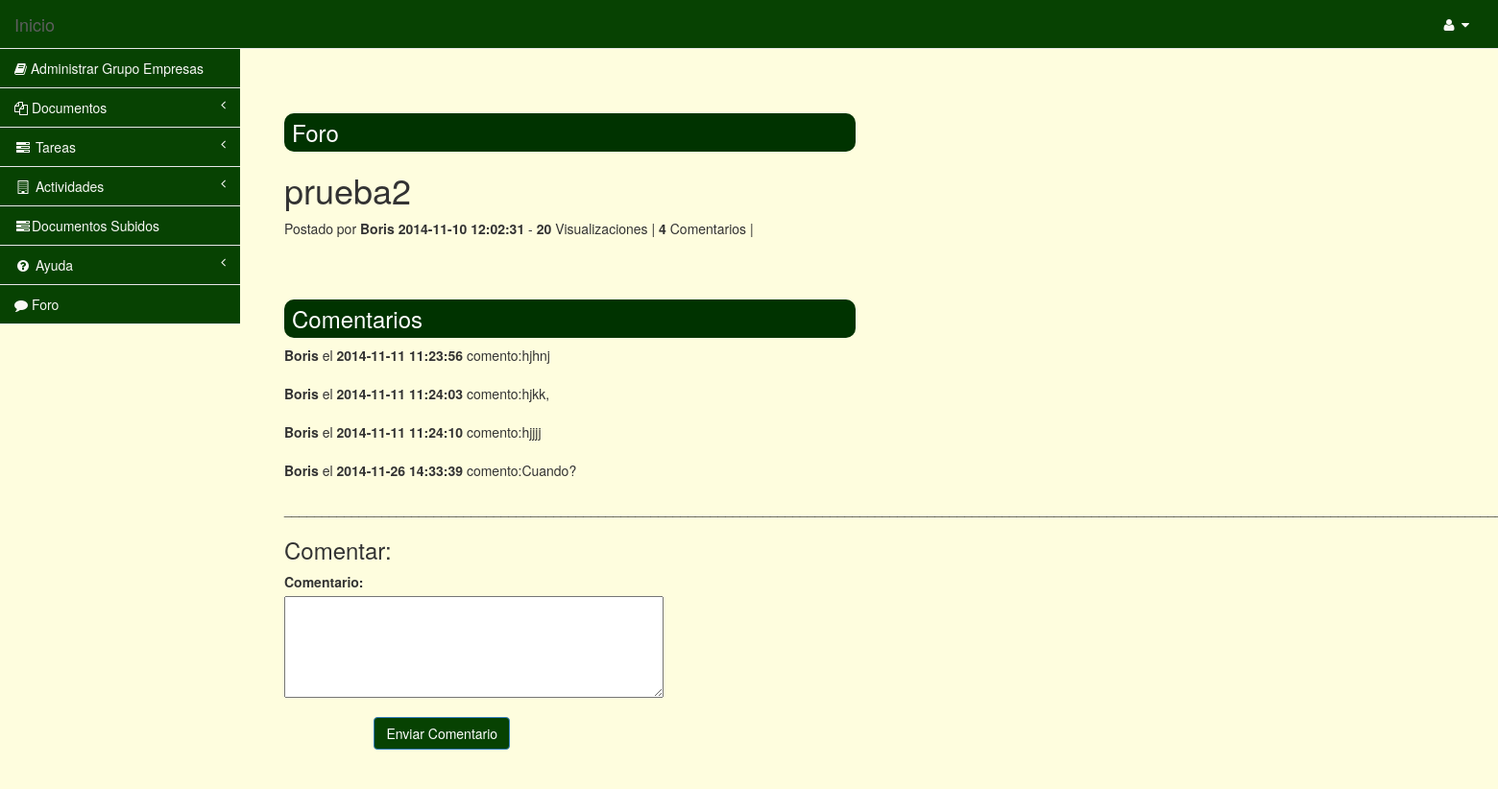
Page /Vista/noticia.php?id=2 on the earlier database version.
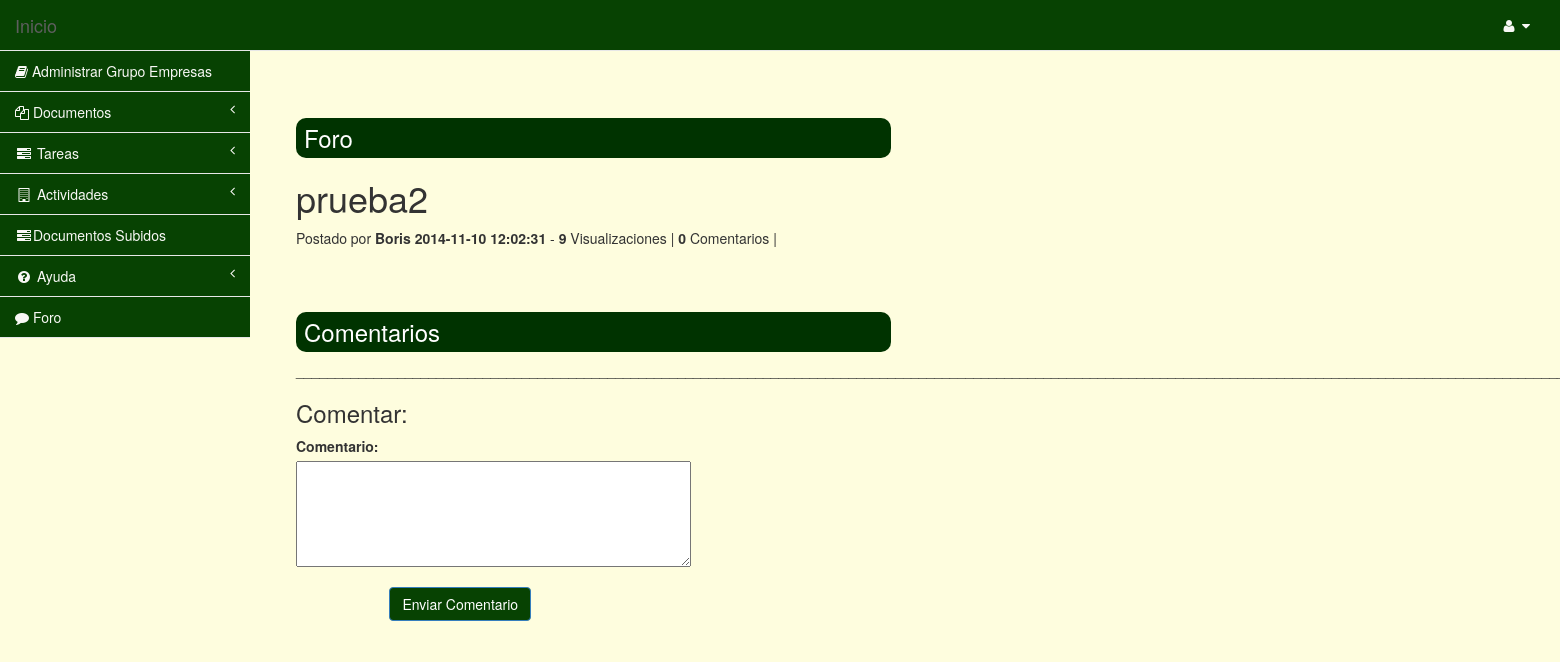
Same page on the later database version.
### tables this page shows
CREATE TABLE IF NOT EXISTS `noticias` (
  `ID_N` int(11) NOT NULL AUTO_INCREMENT,
  `NOMBRE_U` varchar(50) NOT NULL,
  `TITULO` text NOT NULL,
  `FECHA_N` datetime NOT NULL,
  `VIEWS` int(11) NOT NULL,
  `TEXTO` text NOT NULL,
  PRIMARY KEY (`ID_N`,`NOMBRE_U`),
  KEY `fk_noticias_usuario1_idx` (`NOMBRE_U`)
);

CREATE TABLE IF NOT EXISTS `comentarios` (
  `ID_C` int(11) NOT NULL AUTO_INCREMENT,
  `NOMBRE_U` varchar(50) NOT NULL,
  `ID_N` int(11) NOT NULL,
  `COMENTARIO` text NOT NULL,
  `FECHA_C` datetime NOT NULL,
  `AUTOR_C` text NOT NULL,
  PRIMARY KEY (`ID_C`,`NOMBRE_U`,`ID_N`),
  KEY `fk_comentarios_noticias1_idx` (`ID_N`,`NOMBRE_U`)
);

### Vista/noticia.php (the view, shortened to what this page needs)
<?php
 $UsuarioActivo = $_SESSION['usuario'];
?>
<html>
<head>
    <link href="../Librerias/css/bootstrap.min.css" rel="stylesheet">
    <link href="../Librerias/font-awesome/css/font-awesome.css" rel="stylesheet">
    <link href="../Librerias/css/plugins/morris/morris-0.4.3.min.css" rel="stylesheet">
    <link href="../Librerias/css/plugins/timeline/timeline.css" rel="stylesheet">
    <link href="../Librerias/css/sb-admin.css" rel="stylesheet">
<link href="css/style.css" rel="stylesheet" type="text/css" />
</head>
<body>
    <div id="wrapper">
        <nav class="navbar navbar-default navbar-fixed-top" role="navigation" style="margin-bottom: 0">
            <div class="navbar-header">
                <a class="navbar-brand" href="inicio_asesor.php">Inicio </a>
            </div>
            <ul class="nav navbar-top-links navbar-right">
                <li class="dropdown">
                    <a class="dropdown-toggle" data-toggle="dropdown" href="#">
                        <?php echo $UsuarioActivo.' '; ?><i class="fa fa-user fa-fw"></i>  <i class="fa fa-caret-down"></i>
                    </a>
                </li>
            </ul>
            <div class="navbar-default navbar-static-side" role="navigation">
                <div class="sidebar-collapse">
                    <ul class="nav" id="side-menu">
                        <li>
                            <a href="AdministrarGrupoEmpresa.php"><i class="fa fa-book"></i> Administrar Grupo Empresas</a>
                        </li>
                        <li>
                            <a href="#"><i class="fa fa-bar-chart-o fa-files-o "></i> Documentos <span class="fa arrow"></span></a>
                        </li>
                         <li>
                            <a href="#"><i class="fa fa-tasks fa-fw"></i> Tareas<span class="fa arrow"></span></a>
                        </li>
                        <li>
                            <a href="#"><i class="fa fa-building-o fa-fw"></i> Actividades<span class="fa arrow"></span></a>
                        </li>
                         <li>
                              <a href="lista_doc_subidos.php"><i class="fa fa-tasks fa-fw"></i>Documentos Subidos </a>
                          </li>
                        <li>
                            <a href="#"><i class="fa fa-question-circle fa-fw"></i> Ayuda <span class="fa arrow"></span></a>
                        </li>
                        <li>
                            <a href="lista-de-noticias.php"><i class="fa fa-comment"></i> Foro</a>
                        </li>
                    </ul>
                </div>
            </div>
        </nav>
        <div id="page-wrapper">
            <div class="row">
                <div class="col-lg-12">
                    <div class="col-lg-6" >
                         <div class="mainbar">
                                            <div class="article"><br><br>
                            <h2><span>Foro</span></h2>
                        </div>
                    </div>
                        <?php
$id = $_GET['id'];
$selecionar_db = "SELECT * FROM noticias WHERE ID_N = '$id'";
$final = mysql_query($selecionar_db);
while ($new=mysql_fetch_array($final)) {
$id = $new["ID_N"];
$autor = $new["NOMBRE_U"];
$titulo = $new["TITULO"];
$date = $new["FECHA_N"];
$views = $new["VIEWS"];
$comentarios_db = "SELECT * FROM comentarios WHERE ID_N='$id'";
$comentarios_db = mysql_query($comentarios_db);
$comentarios = mysql_num_rows($comentarios_db);
echo "<h1>$titulo</h1><p>Postado por <b>$autor</b>  <b>$date</b> - <b>$views</b> Visualizaciones | <b>$comentarios</b> Comentarios | ";
?>
 <div class="mainbar">
                                            <div class="article"><br><br>
                            <h2><span>Comentarios</span></h2>
                        </div>
<?php
}
$id = $_GET['id'];
$selecionar_db_comentarios = "SELECT * FROM comentarios WHERE ID_N = '$id' ORDER BY ID_N DESC";
$selecionar_db_comentarios_final = mysql_query($selecionar_db_comentarios);
while ($comentario_db=mysql_fetch_array($selecionar_db_comentarios_final)) {
$comentario = $comentario_db["COMENTARIO"];
$date = $comentario_db["FECHA_C"];
$autor_c=$comentario_db["AUTOR_C"];
echo "<b>$autor_c</b> el <b>$date</b> comento:$comentario</br>";
}
?>
______________________________________________________________________________________________________________________________________________________________________
<h3>Comentar:</h3>
<form name="input" action="noticia.php?id=<?php echo $_GET['id']; ?>" method="post">
<label>Comentario:</label>
<br>
<textarea name="comentario" rows="5" cols="50"></textarea>
<br>
<br>
   &nbsp; &nbsp; &nbsp; &nbsp; &nbsp; &nbsp; &nbsp; &nbsp; &nbsp; &nbsp; &nbsp; &nbsp;   <input type="submit" class="btn btn-primary" value="Enviar Comentario">
</form>
                    </div>
                </div>
            </div>
        </div>
    </div>
</body>
</html>

Differences in the rows shown:
removed comentarios: AUTOR_C "Boris", FECHA_C "2014-11-11 11:23:56", COMENTARIO "hjhnj"
removed comentarios: AUTOR_C "Boris", FECHA_C "2014-11-11 11:24:03", COMENTARIO "hjkk,"
removed comentarios: AUTOR_C "Boris", FECHA_C "2014-11-11 11:24:10", COMENTARIO "hjjjj"
removed comentarios: AUTOR_C "Boris", FECHA_C "2014-11-26 14:33:39", COMENTARIO "Cuando?"
changed noticias "prueba2": VIEWS "20" → "9"; comentarios "4" → "0"
